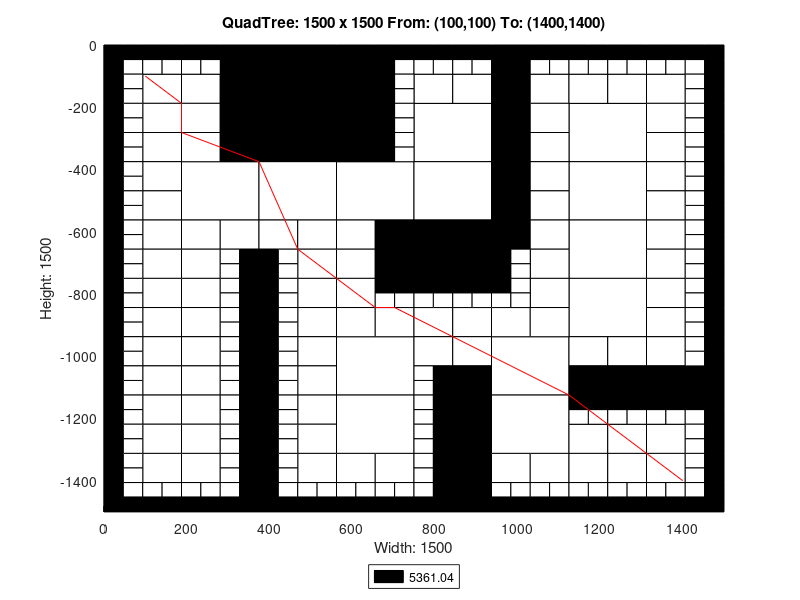

Here is the MATLAB script that generated this plot:
axis([0 1500 -1500 0]);
title('QuadTree: 1500 x 1500 From: (100,100) To: (1400,1400)');
xlabel('Width: 1500');
ylabel('Height: 1500');
rectangle('Position',[375 -187.5 187.5 187.5], 'FaceColor',[0 0 0]);
rectangle('Position',[375 -375 187.5 187.5], 'FaceColor',[0 0 0]);
rectangle('Position',[187.5 -562.5 187.5 187.5], 'FaceColor',[1 1 1]);
rectangle('Position',[375 -562.5 187.5 187.5], 'FaceColor',[1 1 1]);
rectangle('Position',[562.5 -562.5 187.5 187.5], 'FaceColor',[1 1 1]);
rectangle('Position',[750 -375 187.5 187.5], 'FaceColor',[1 1 1]);
rectangle('Position',[1125 -375 187.5 187.5], 'FaceColor',[1 1 1]);
rectangle('Position',[750 -562.5 187.5 187.5], 'FaceColor',[1 1 1]);
rectangle('Position',[750 -750 187.5 187.5], 'FaceColor',[0 0 0]);
rectangle('Position',[1125 -562.5 187.5 187.5], 'FaceColor',[1 1 1]);
rectangle('Position',[1125 -750 187.5 187.5], 'FaceColor',[1 1 1]);
rectangle('Position',[562.5 -1125 187.5 187.5], 'FaceColor',[1 1 1]);
rectangle('Position',[562.5 -1312.5 187.5 187.5], 'FaceColor',[1 1 1]);
rectangle('Position',[937.5 -1125 187.5 187.5], 'FaceColor',[1 1 1]);
rectangle('Position',[1125 -937.5 187.5 187.5], 'FaceColor',[1 1 1]);
rectangle('Position',[937.5 -1312.5 187.5 187.5], 'FaceColor',[1 1 1]);
rectangle('Position',[93.75 -187.5 93.75 93.75], 'FaceColor',[1 1 1]);
rectangle('Position',[281.25 -93.75 93.75 93.75], 'FaceColor',[0 0 0]);
rectangle('Position',[187.5 -187.5 93.75 93.75], 'FaceColor',[1 1 1]);
rectangle('Position',[281.25 -187.5 93.75 93.75], 'FaceColor',[0 0 0]);
rectangle('Position',[93.75 -281.25 93.75 93.75], 'FaceColor',[1 1 1]);
rectangle('Position',[93.75 -375 93.75 93.75], 'FaceColor',[1 1 1]);
rectangle('Position',[187.5 -281.25 93.75 93.75], 'FaceColor',[1 1 1]);
rectangle('Position',[281.25 -281.25 93.75 93.75], 'FaceColor',[0 0 0]);
rectangle('Position',[187.5 -375 93.75 93.75], 'FaceColor',[1 1 1]);
rectangle('Position',[281.25 -375 93.75 93.75], 'FaceColor',[0 0 0]);
rectangle('Position',[562.5 -93.75 93.75 93.75], 'FaceColor',[0 0 0]);
rectangle('Position',[562.5 -187.5 93.75 93.75], 'FaceColor',[0 0 0]);
rectangle('Position',[562.5 -281.25 93.75 93.75], 'FaceColor',[0 0 0]);
rectangle('Position',[562.5 -375 93.75 93.75], 'FaceColor',[0 0 0]);
rectangle('Position',[93.75 -468.75 93.75 93.75], 'FaceColor',[1 1 1]);
rectangle('Position',[93.75 -562.5 93.75 93.75], 'FaceColor',[1 1 1]);
rectangle('Position',[93.75 -656.25 93.75 93.75], 'FaceColor',[1 1 1]);
rectangle('Position',[93.75 -750 93.75 93.75], 'FaceColor',[1 1 1]);
rectangle('Position',[187.5 -656.25 93.75 93.75], 'FaceColor',[1 1 1]);
rectangle('Position',[281.25 -656.25 93.75 93.75], 'FaceColor',[1 1 1]);
rectangle('Position',[187.5 -750 93.75 93.75], 'FaceColor',[1 1 1]);
rectangle('Position',[375 -656.25 93.75 93.75], 'FaceColor',[1 1 1]);
rectangle('Position',[468.75 -656.25 93.75 93.75], 'FaceColor',[1 1 1]);
rectangle('Position',[468.75 -750 93.75 93.75], 'FaceColor',[1 1 1]);
rectangle('Position',[562.5 -656.25 93.75 93.75], 'FaceColor',[1 1 1]);
rectangle('Position',[656.25 -656.25 93.75 93.75], 'FaceColor',[0 0 0]);
rectangle('Position',[562.5 -750 93.75 93.75], 'FaceColor',[1 1 1]);
rectangle('Position',[656.25 -750 93.75 93.75], 'FaceColor',[0 0 0]);
rectangle('Position',[750 -187.5 93.75 93.75], 'FaceColor',[1 1 1]);
rectangle('Position',[843.75 -187.5 93.75 93.75], 'FaceColor',[1 1 1]);
rectangle('Position',[937.5 -93.75 93.75 93.75], 'FaceColor',[0 0 0]);
rectangle('Position',[937.5 -187.5 93.75 93.75], 'FaceColor',[0 0 0]);
rectangle('Position',[1031.25 -187.5 93.75 93.75], 'FaceColor',[1 1 1]);
rectangle('Position',[937.5 -281.25 93.75 93.75], 'FaceColor',[0 0 0]);
rectangle('Position',[1031.25 -281.25 93.75 93.75], 'FaceColor',[1 1 1]);
rectangle('Position',[937.5 -375 93.75 93.75], 'FaceColor',[0 0 0]);
rectangle('Position',[1031.25 -375 93.75 93.75], 'FaceColor',[1 1 1]);
rectangle('Position',[1125 -187.5 93.75 93.75], 'FaceColor',[1 1 1]);
rectangle('Position',[1218.75 -187.5 93.75 93.75], 'FaceColor',[1 1 1]);
rectangle('Position',[1312.5 -187.5 93.75 93.75], 'FaceColor',[1 1 1]);
rectangle('Position',[1312.5 -281.25 93.75 93.75], 'FaceColor',[1 1 1]);
rectangle('Position',[1312.5 -375 93.75 93.75], 'FaceColor',[1 1 1]);
rectangle('Position',[937.5 -468.75 93.75 93.75], 'FaceColor',[0 0 0]);
rectangle('Position',[1031.25 -468.75 93.75 93.75], 'FaceColor',[1 1 1]);
rectangle('Position',[937.5 -562.5 93.75 93.75], 'FaceColor',[0 0 0]);
rectangle('Position',[1031.25 -562.5 93.75 93.75], 'FaceColor',[1 1 1]);
rectangle('Position',[937.5 -656.25 93.75 93.75], 'FaceColor',[0 0 0]);
rectangle('Position',[1031.25 -656.25 93.75 93.75], 'FaceColor',[1 1 1]);
rectangle('Position',[1031.25 -750 93.75 93.75], 'FaceColor',[1 1 1]);
rectangle('Position',[1312.5 -468.75 93.75 93.75], 'FaceColor',[1 1 1]);
rectangle('Position',[1312.5 -562.5 93.75 93.75], 'FaceColor',[1 1 1]);
rectangle('Position',[1312.5 -656.25 93.75 93.75], 'FaceColor',[1 1 1]);
rectangle('Position',[1312.5 -750 93.75 93.75], 'FaceColor',[1 1 1]);
rectangle('Position',[93.75 -843.75 93.75 93.75], 'FaceColor',[1 1 1]);
rectangle('Position',[93.75 -937.5 93.75 93.75], 'FaceColor',[1 1 1]);
rectangle('Position',[187.5 -843.75 93.75 93.75], 'FaceColor',[1 1 1]);
rectangle('Position',[187.5 -937.5 93.75 93.75], 'FaceColor',[1 1 1]);
rectangle('Position',[93.75 -1031.25 93.75 93.75], 'FaceColor',[1 1 1]);
rectangle('Position',[93.75 -1125 93.75 93.75], 'FaceColor',[1 1 1]);
rectangle('Position',[187.5 -1031.25 93.75 93.75], 'FaceColor',[1 1 1]);
rectangle('Position',[187.5 -1125 93.75 93.75], 'FaceColor',[1 1 1]);
rectangle('Position',[468.75 -843.75 93.75 93.75], 'FaceColor',[1 1 1]);
rectangle('Position',[468.75 -937.5 93.75 93.75], 'FaceColor',[1 1 1]);
rectangle('Position',[562.5 -843.75 93.75 93.75], 'FaceColor',[1 1 1]);
rectangle('Position',[562.5 -937.5 93.75 93.75], 'FaceColor',[1 1 1]);
rectangle('Position',[656.25 -937.5 93.75 93.75], 'FaceColor',[1 1 1]);
rectangle('Position',[468.75 -1031.25 93.75 93.75], 'FaceColor',[1 1 1]);
rectangle('Position',[468.75 -1125 93.75 93.75], 'FaceColor',[1 1 1]);
rectangle('Position',[93.75 -1218.75 93.75 93.75], 'FaceColor',[1 1 1]);
rectangle('Position',[93.75 -1312.5 93.75 93.75], 'FaceColor',[1 1 1]);
rectangle('Position',[187.5 -1218.75 93.75 93.75], 'FaceColor',[1 1 1]);
rectangle('Position',[187.5 -1312.5 93.75 93.75], 'FaceColor',[1 1 1]);
rectangle('Position',[93.75 -1406.25 93.75 93.75], 'FaceColor',[1 1 1]);
rectangle('Position',[187.5 -1406.25 93.75 93.75], 'FaceColor',[1 1 1]);
rectangle('Position',[468.75 -1218.75 93.75 93.75], 'FaceColor',[1 1 1]);
rectangle('Position',[468.75 -1312.5 93.75 93.75], 'FaceColor',[1 1 1]);
rectangle('Position',[468.75 -1406.25 93.75 93.75], 'FaceColor',[1 1 1]);
rectangle('Position',[562.5 -1406.25 93.75 93.75], 'FaceColor',[1 1 1]);
rectangle('Position',[656.25 -1406.25 93.75 93.75], 'FaceColor',[1 1 1]);
rectangle('Position',[750 -937.5 93.75 93.75], 'FaceColor',[1 1 1]);
rectangle('Position',[843.75 -937.5 93.75 93.75], 'FaceColor',[1 1 1]);
rectangle('Position',[1031.25 -843.75 93.75 93.75], 'FaceColor',[1 1 1]);
rectangle('Position',[937.5 -937.5 93.75 93.75], 'FaceColor',[1 1 1]);
rectangle('Position',[1031.25 -937.5 93.75 93.75], 'FaceColor',[1 1 1]);
rectangle('Position',[750 -1031.25 93.75 93.75], 'FaceColor',[1 1 1]);
rectangle('Position',[843.75 -1031.25 93.75 93.75], 'FaceColor',[1 1 1]);
rectangle('Position',[843.75 -1125 93.75 93.75], 'FaceColor',[0 0 0]);
rectangle('Position',[1312.5 -843.75 93.75 93.75], 'FaceColor',[1 1 1]);
rectangle('Position',[1312.5 -937.5 93.75 93.75], 'FaceColor',[1 1 1]);
rectangle('Position',[1125 -1031.25 93.75 93.75], 'FaceColor',[1 1 1]);
rectangle('Position',[1218.75 -1031.25 93.75 93.75], 'FaceColor',[1 1 1]);
rectangle('Position',[1125 -1125 93.75 93.75], 'FaceColor',[0 0 0]);
rectangle('Position',[1218.75 -1125 93.75 93.75], 'FaceColor',[0 0 0]);
rectangle('Position',[1312.5 -1031.25 93.75 93.75], 'FaceColor',[1 1 1]);
rectangle('Position',[1312.5 -1125 93.75 93.75], 'FaceColor',[0 0 0]);
rectangle('Position',[1406.25 -1125 93.75 93.75], 'FaceColor',[0 0 0]);
rectangle('Position',[843.75 -1218.75 93.75 93.75], 'FaceColor',[0 0 0]);
rectangle('Position',[843.75 -1312.5 93.75 93.75], 'FaceColor',[0 0 0]);
rectangle('Position',[843.75 -1406.25 93.75 93.75], 'FaceColor',[0 0 0]);
rectangle('Position',[843.75 -1500 93.75 93.75], 'FaceColor',[0 0 0]);
rectangle('Position',[937.5 -1406.25 93.75 93.75], 'FaceColor',[1 1 1]);
rectangle('Position',[1031.25 -1406.25 93.75 93.75], 'FaceColor',[1 1 1]);
rectangle('Position',[1125 -1312.5 93.75 93.75], 'FaceColor',[1 1 1]);
rectangle('Position',[1218.75 -1312.5 93.75 93.75], 'FaceColor',[1 1 1]);
rectangle('Position',[1312.5 -1312.5 93.75 93.75], 'FaceColor',[1 1 1]);
rectangle('Position',[1125 -1406.25 93.75 93.75], 'FaceColor',[1 1 1]);
rectangle('Position',[1218.75 -1406.25 93.75 93.75], 'FaceColor',[1 1 1]);
rectangle('Position',[1312.5 -1406.25 93.75 93.75], 'FaceColor',[1 1 1]);
rectangle('Position',[0 -46.875 46.875 46.875], 'FaceColor',[0 0 0]);
rectangle('Position',[46.875 -46.875 46.875 46.875], 'FaceColor',[0 0 0]);
rectangle('Position',[0 -93.75 46.875 46.875], 'FaceColor',[0 0 0]);
rectangle('Position',[46.875 -93.75 46.875 46.875], 'FaceColor',[1 1 1]);
rectangle('Position',[93.75 -46.875 46.875 46.875], 'FaceColor',[0 0 0]);
rectangle('Position',[140.625 -46.875 46.875 46.875], 'FaceColor',[0 0 0]);
rectangle('Position',[93.75 -93.75 46.875 46.875], 'FaceColor',[1 1 1]);
rectangle('Position',[140.625 -93.75 46.875 46.875], 'FaceColor',[1 1 1]);
rectangle('Position',[0 -140.625 46.875 46.875], 'FaceColor',[0 0 0]);
rectangle('Position',[46.875 -140.625 46.875 46.875], 'FaceColor',[1 1 1]);
rectangle('Position',[0 -187.5 46.875 46.875], 'FaceColor',[0 0 0]);
rectangle('Position',[46.875 -187.5 46.875 46.875], 'FaceColor',[1 1 1]);
rectangle('Position',[187.5 -46.875 46.875 46.875], 'FaceColor',[0 0 0]);
rectangle('Position',[234.375 -46.875 46.875 46.875], 'FaceColor',[0 0 0]);
rectangle('Position',[187.5 -93.75 46.875 46.875], 'FaceColor',[1 1 1]);
rectangle('Position',[234.375 -93.75 46.875 46.875], 'FaceColor',[1 1 1]);
rectangle('Position',[0 -234.375 46.875 46.875], 'FaceColor',[0 0 0]);
rectangle('Position',[46.875 -234.375 46.875 46.875], 'FaceColor',[1 1 1]);
rectangle('Position',[0 -281.25 46.875 46.875], 'FaceColor',[0 0 0]);
rectangle('Position',[46.875 -281.25 46.875 46.875], 'FaceColor',[1 1 1]);
rectangle('Position',[0 -328.125 46.875 46.875], 'FaceColor',[0 0 0]);
rectangle('Position',[46.875 -328.125 46.875 46.875], 'FaceColor',[1 1 1]);
rectangle('Position',[0 -375 46.875 46.875], 'FaceColor',[0 0 0]);
rectangle('Position',[46.875 -375 46.875 46.875], 'FaceColor',[1 1 1]);
rectangle('Position',[656.25 -46.875 46.875 46.875], 'FaceColor',[0 0 0]);
rectangle('Position',[703.125 -46.875 46.875 46.875], 'FaceColor',[0 0 0]);
rectangle('Position',[656.25 -93.75 46.875 46.875], 'FaceColor',[0 0 0]);
rectangle('Position',[703.125 -93.75 46.875 46.875], 'FaceColor',[1 1 1]);
rectangle('Position',[656.25 -140.625 46.875 46.875], 'FaceColor',[0 0 0]);
rectangle('Position',[703.125 -140.625 46.875 46.875], 'FaceColor',[1 1 1]);
rectangle('Position',[656.25 -187.5 46.875 46.875], 'FaceColor',[0 0 0]);
rectangle('Position',[703.125 -187.5 46.875 46.875], 'FaceColor',[1 1 1]);
rectangle('Position',[656.25 -234.375 46.875 46.875], 'FaceColor',[0 0 0]);
rectangle('Position',[703.125 -234.375 46.875 46.875], 'FaceColor',[1 1 1]);
rectangle('Position',[656.25 -281.25 46.875 46.875], 'FaceColor',[0 0 0]);
rectangle('Position',[703.125 -281.25 46.875 46.875], 'FaceColor',[1 1 1]);
rectangle('Position',[656.25 -328.125 46.875 46.875], 'FaceColor',[0 0 0]);
rectangle('Position',[703.125 -328.125 46.875 46.875], 'FaceColor',[1 1 1]);
rectangle('Position',[656.25 -375 46.875 46.875], 'FaceColor',[0 0 0]);
rectangle('Position',[703.125 -375 46.875 46.875], 'FaceColor',[1 1 1]);
rectangle('Position',[0 -421.875 46.875 46.875], 'FaceColor',[0 0 0]);
rectangle('Position',[46.875 -421.875 46.875 46.875], 'FaceColor',[1 1 1]);
rectangle('Position',[0 -468.75 46.875 46.875], 'FaceColor',[0 0 0]);
rectangle('Position',[46.875 -468.75 46.875 46.875], 'FaceColor',[1 1 1]);
rectangle('Position',[0 -515.625 46.875 46.875], 'FaceColor',[0 0 0]);
rectangle('Position',[46.875 -515.625 46.875 46.875], 'FaceColor',[1 1 1]);
rectangle('Position',[0 -562.5 46.875 46.875], 'FaceColor',[0 0 0]);
rectangle('Position',[46.875 -562.5 46.875 46.875], 'FaceColor',[1 1 1]);
rectangle('Position',[0 -609.375 46.875 46.875], 'FaceColor',[0 0 0]);
rectangle('Position',[46.875 -609.375 46.875 46.875], 'FaceColor',[1 1 1]);
rectangle('Position',[0 -656.25 46.875 46.875], 'FaceColor',[0 0 0]);
rectangle('Position',[46.875 -656.25 46.875 46.875], 'FaceColor',[1 1 1]);
rectangle('Position',[0 -703.125 46.875 46.875], 'FaceColor',[0 0 0]);
rectangle('Position',[46.875 -703.125 46.875 46.875], 'FaceColor',[1 1 1]);
rectangle('Position',[0 -750 46.875 46.875], 'FaceColor',[0 0 0]);
rectangle('Position',[46.875 -750 46.875 46.875], 'FaceColor',[1 1 1]);
rectangle('Position',[281.25 -703.125 46.875 46.875], 'FaceColor',[1 1 1]);
rectangle('Position',[328.125 -703.125 46.875 46.875], 'FaceColor',[0 0 0]);
rectangle('Position',[281.25 -750 46.875 46.875], 'FaceColor',[1 1 1]);
rectangle('Position',[328.125 -750 46.875 46.875], 'FaceColor',[0 0 0]);
rectangle('Position',[375 -703.125 46.875 46.875], 'FaceColor',[0 0 0]);
rectangle('Position',[421.875 -703.125 46.875 46.875], 'FaceColor',[1 1 1]);
rectangle('Position',[375 -750 46.875 46.875], 'FaceColor',[0 0 0]);
rectangle('Position',[421.875 -750 46.875 46.875], 'FaceColor',[1 1 1]);
rectangle('Position',[750 -46.875 46.875 46.875], 'FaceColor',[0 0 0]);
rectangle('Position',[796.875 -46.875 46.875 46.875], 'FaceColor',[0 0 0]);
rectangle('Position',[750 -93.75 46.875 46.875], 'FaceColor',[1 1 1]);
rectangle('Position',[796.875 -93.75 46.875 46.875], 'FaceColor',[1 1 1]);
rectangle('Position',[843.75 -46.875 46.875 46.875], 'FaceColor',[0 0 0]);
rectangle('Position',[890.625 -46.875 46.875 46.875], 'FaceColor',[0 0 0]);
rectangle('Position',[843.75 -93.75 46.875 46.875], 'FaceColor',[1 1 1]);
rectangle('Position',[890.625 -93.75 46.875 46.875], 'FaceColor',[1 1 1]);
rectangle('Position',[1031.25 -46.875 46.875 46.875], 'FaceColor',[0 0 0]);
rectangle('Position',[1078.12 -46.875 46.875 46.875], 'FaceColor',[0 0 0]);
rectangle('Position',[1031.25 -93.75 46.875 46.875], 'FaceColor',[1 1 1]);
rectangle('Position',[1078.12 -93.75 46.875 46.875], 'FaceColor',[1 1 1]);
rectangle('Position',[1125 -46.875 46.875 46.875], 'FaceColor',[0 0 0]);
rectangle('Position',[1171.88 -46.875 46.875 46.875], 'FaceColor',[0 0 0]);
rectangle('Position',[1125 -93.75 46.875 46.875], 'FaceColor',[1 1 1]);
rectangle('Position',[1171.88 -93.75 46.875 46.875], 'FaceColor',[1 1 1]);
rectangle('Position',[1218.75 -46.875 46.875 46.875], 'FaceColor',[0 0 0]);
rectangle('Position',[1265.62 -46.875 46.875 46.875], 'FaceColor',[0 0 0]);
rectangle('Position',[1218.75 -93.75 46.875 46.875], 'FaceColor',[1 1 1]);
rectangle('Position',[1265.62 -93.75 46.875 46.875], 'FaceColor',[1 1 1]);
rectangle('Position',[1312.5 -46.875 46.875 46.875], 'FaceColor',[0 0 0]);
rectangle('Position',[1359.38 -46.875 46.875 46.875], 'FaceColor',[0 0 0]);
rectangle('Position',[1312.5 -93.75 46.875 46.875], 'FaceColor',[1 1 1]);
rectangle('Position',[1359.38 -93.75 46.875 46.875], 'FaceColor',[1 1 1]);
rectangle('Position',[1406.25 -46.875 46.875 46.875], 'FaceColor',[0 0 0]);
rectangle('Position',[1453.12 -46.875 46.875 46.875], 'FaceColor',[0 0 0]);
rectangle('Position',[1406.25 -93.75 46.875 46.875], 'FaceColor',[1 1 1]);
rectangle('Position',[1453.12 -93.75 46.875 46.875], 'FaceColor',[0 0 0]);
rectangle('Position',[1406.25 -140.625 46.875 46.875], 'FaceColor',[1 1 1]);
rectangle('Position',[1453.12 -140.625 46.875 46.875], 'FaceColor',[0 0 0]);
rectangle('Position',[1406.25 -187.5 46.875 46.875], 'FaceColor',[1 1 1]);
rectangle('Position',[1453.12 -187.5 46.875 46.875], 'FaceColor',[0 0 0]);
rectangle('Position',[1406.25 -234.375 46.875 46.875], 'FaceColor',[1 1 1]);
rectangle('Position',[1453.12 -234.375 46.875 46.875], 'FaceColor',[0 0 0]);
rectangle('Position',[1406.25 -281.25 46.875 46.875], 'FaceColor',[1 1 1]);
rectangle('Position',[1453.12 -281.25 46.875 46.875], 'FaceColor',[0 0 0]);
rectangle('Position',[1406.25 -328.125 46.875 46.875], 'FaceColor',[1 1 1]);
rectangle('Position',[1453.12 -328.125 46.875 46.875], 'FaceColor',[0 0 0]);
rectangle('Position',[1406.25 -375 46.875 46.875], 'FaceColor',[1 1 1]);
rectangle('Position',[1453.12 -375 46.875 46.875], 'FaceColor',[0 0 0]);
rectangle('Position',[937.5 -703.125 46.875 46.875], 'FaceColor',[0 0 0]);
rectangle('Position',[984.375 -703.125 46.875 46.875], 'FaceColor',[1 1 1]);
rectangle('Position',[937.5 -750 46.875 46.875], 'FaceColor',[0 0 0]);
rectangle('Position',[984.375 -750 46.875 46.875], 'FaceColor',[1 1 1]);
rectangle('Position',[1406.25 -421.875 46.875 46.875], 'FaceColor',[1 1 1]);
rectangle('Position',[1453.12 -421.875 46.875 46.875], 'FaceColor',[0 0 0]);
rectangle('Position',[1406.25 -468.75 46.875 46.875], 'FaceColor',[1 1 1]);
rectangle('Position',[1453.12 -468.75 46.875 46.875], 'FaceColor',[0 0 0]);
rectangle('Position',[1406.25 -515.625 46.875 46.875], 'FaceColor',[1 1 1]);
rectangle('Position',[1453.12 -515.625 46.875 46.875], 'FaceColor',[0 0 0]);
rectangle('Position',[1406.25 -562.5 46.875 46.875], 'FaceColor',[1 1 1]);
rectangle('Position',[1453.12 -562.5 46.875 46.875], 'FaceColor',[0 0 0]);
rectangle('Position',[1406.25 -609.375 46.875 46.875], 'FaceColor',[1 1 1]);
rectangle('Position',[1453.12 -609.375 46.875 46.875], 'FaceColor',[0 0 0]);
rectangle('Position',[1406.25 -656.25 46.875 46.875], 'FaceColor',[1 1 1]);
rectangle('Position',[1453.12 -656.25 46.875 46.875], 'FaceColor',[0 0 0]);
rectangle('Position',[1406.25 -703.125 46.875 46.875], 'FaceColor',[1 1 1]);
rectangle('Position',[1453.12 -703.125 46.875 46.875], 'FaceColor',[0 0 0]);
rectangle('Position',[1406.25 -750 46.875 46.875], 'FaceColor',[1 1 1]);
rectangle('Position',[1453.12 -750 46.875 46.875], 'FaceColor',[0 0 0]);
rectangle('Position',[0 -796.875 46.875 46.875], 'FaceColor',[0 0 0]);
rectangle('Position',[46.875 -796.875 46.875 46.875], 'FaceColor',[1 1 1]);
rectangle('Position',[0 -843.75 46.875 46.875], 'FaceColor',[0 0 0]);
rectangle('Position',[46.875 -843.75 46.875 46.875], 'FaceColor',[1 1 1]);
rectangle('Position',[0 -890.625 46.875 46.875], 'FaceColor',[0 0 0]);
rectangle('Position',[46.875 -890.625 46.875 46.875], 'FaceColor',[1 1 1]);
rectangle('Position',[0 -937.5 46.875 46.875], 'FaceColor',[0 0 0]);
rectangle('Position',[46.875 -937.5 46.875 46.875], 'FaceColor',[1 1 1]);
rectangle('Position',[281.25 -796.875 46.875 46.875], 'FaceColor',[1 1 1]);
rectangle('Position',[328.125 -796.875 46.875 46.875], 'FaceColor',[0 0 0]);
rectangle('Position',[281.25 -843.75 46.875 46.875], 'FaceColor',[1 1 1]);
rectangle('Position',[328.125 -843.75 46.875 46.875], 'FaceColor',[0 0 0]);
rectangle('Position',[281.25 -890.625 46.875 46.875], 'FaceColor',[1 1 1]);
rectangle('Position',[328.125 -890.625 46.875 46.875], 'FaceColor',[0 0 0]);
rectangle('Position',[281.25 -937.5 46.875 46.875], 'FaceColor',[1 1 1]);
rectangle('Position',[328.125 -937.5 46.875 46.875], 'FaceColor',[0 0 0]);
rectangle('Position',[0 -984.375 46.875 46.875], 'FaceColor',[0 0 0]);
rectangle('Position',[46.875 -984.375 46.875 46.875], 'FaceColor',[1 1 1]);
rectangle('Position',[0 -1031.25 46.875 46.875], 'FaceColor',[0 0 0]);
rectangle('Position',[46.875 -1031.25 46.875 46.875], 'FaceColor',[1 1 1]);
rectangle('Position',[0 -1078.12 46.875 46.875], 'FaceColor',[0 0 0]);
rectangle('Position',[46.875 -1078.12 46.875 46.875], 'FaceColor',[1 1 1]);
rectangle('Position',[0 -1125 46.875 46.875], 'FaceColor',[0 0 0]);
rectangle('Position',[46.875 -1125 46.875 46.875], 'FaceColor',[1 1 1]);
rectangle('Position',[281.25 -984.375 46.875 46.875], 'FaceColor',[1 1 1]);
rectangle('Position',[328.125 -984.375 46.875 46.875], 'FaceColor',[0 0 0]);
rectangle('Position',[281.25 -1031.25 46.875 46.875], 'FaceColor',[1 1 1]);
rectangle('Position',[328.125 -1031.25 46.875 46.875], 'FaceColor',[0 0 0]);
rectangle('Position',[281.25 -1078.12 46.875 46.875], 'FaceColor',[1 1 1]);
rectangle('Position',[328.125 -1078.12 46.875 46.875], 'FaceColor',[0 0 0]);
rectangle('Position',[281.25 -1125 46.875 46.875], 'FaceColor',[1 1 1]);
rectangle('Position',[328.125 -1125 46.875 46.875], 'FaceColor',[0 0 0]);
rectangle('Position',[375 -796.875 46.875 46.875], 'FaceColor',[0 0 0]);
rectangle('Position',[421.875 -796.875 46.875 46.875], 'FaceColor',[1 1 1]);
rectangle('Position',[375 -843.75 46.875 46.875], 'FaceColor',[0 0 0]);
rectangle('Position',[421.875 -843.75 46.875 46.875], 'FaceColor',[1 1 1]);
rectangle('Position',[375 -890.625 46.875 46.875], 'FaceColor',[0 0 0]);
rectangle('Position',[421.875 -890.625 46.875 46.875], 'FaceColor',[1 1 1]);
rectangle('Position',[375 -937.5 46.875 46.875], 'FaceColor',[0 0 0]);
rectangle('Position',[421.875 -937.5 46.875 46.875], 'FaceColor',[1 1 1]);
rectangle('Position',[656.25 -796.875 46.875 46.875], 'FaceColor',[0 0 0]);
rectangle('Position',[703.125 -796.875 46.875 46.875], 'FaceColor',[0 0 0]);
rectangle('Position',[656.25 -843.75 46.875 46.875], 'FaceColor',[1 1 1]);
rectangle('Position',[703.125 -843.75 46.875 46.875], 'FaceColor',[1 1 1]);
rectangle('Position',[375 -984.375 46.875 46.875], 'FaceColor',[0 0 0]);
rectangle('Position',[421.875 -984.375 46.875 46.875], 'FaceColor',[1 1 1]);
rectangle('Position',[375 -1031.25 46.875 46.875], 'FaceColor',[0 0 0]);
rectangle('Position',[421.875 -1031.25 46.875 46.875], 'FaceColor',[1 1 1]);
rectangle('Position',[375 -1078.12 46.875 46.875], 'FaceColor',[0 0 0]);
rectangle('Position',[421.875 -1078.12 46.875 46.875], 'FaceColor',[1 1 1]);
rectangle('Position',[375 -1125 46.875 46.875], 'FaceColor',[0 0 0]);
rectangle('Position',[421.875 -1125 46.875 46.875], 'FaceColor',[1 1 1]);
rectangle('Position',[0 -1171.88 46.875 46.875], 'FaceColor',[0 0 0]);
rectangle('Position',[46.875 -1171.88 46.875 46.875], 'FaceColor',[1 1 1]);
rectangle('Position',[0 -1218.75 46.875 46.875], 'FaceColor',[0 0 0]);
rectangle('Position',[46.875 -1218.75 46.875 46.875], 'FaceColor',[1 1 1]);
rectangle('Position',[0 -1265.62 46.875 46.875], 'FaceColor',[0 0 0]);
rectangle('Position',[46.875 -1265.62 46.875 46.875], 'FaceColor',[1 1 1]);
rectangle('Position',[0 -1312.5 46.875 46.875], 'FaceColor',[0 0 0]);
rectangle('Position',[46.875 -1312.5 46.875 46.875], 'FaceColor',[1 1 1]);
rectangle('Position',[281.25 -1171.88 46.875 46.875], 'FaceColor',[1 1 1]);
rectangle('Position',[328.125 -1171.88 46.875 46.875], 'FaceColor',[0 0 0]);
rectangle('Position',[281.25 -1218.75 46.875 46.875], 'FaceColor',[1 1 1]);
rectangle('Position',[328.125 -1218.75 46.875 46.875], 'FaceColor',[0 0 0]);
rectangle('Position',[281.25 -1265.62 46.875 46.875], 'FaceColor',[1 1 1]);
rectangle('Position',[328.125 -1265.62 46.875 46.875], 'FaceColor',[0 0 0]);
rectangle('Position',[281.25 -1312.5 46.875 46.875], 'FaceColor',[1 1 1]);
rectangle('Position',[328.125 -1312.5 46.875 46.875], 'FaceColor',[0 0 0]);
rectangle('Position',[0 -1359.38 46.875 46.875], 'FaceColor',[0 0 0]);
rectangle('Position',[46.875 -1359.38 46.875 46.875], 'FaceColor',[1 1 1]);
rectangle('Position',[0 -1406.25 46.875 46.875], 'FaceColor',[0 0 0]);
rectangle('Position',[46.875 -1406.25 46.875 46.875], 'FaceColor',[1 1 1]);
rectangle('Position',[0 -1453.12 46.875 46.875], 'FaceColor',[0 0 0]);
rectangle('Position',[46.875 -1453.12 46.875 46.875], 'FaceColor',[1 1 1]);
rectangle('Position',[0 -1500 46.875 46.875], 'FaceColor',[0 0 0]);
rectangle('Position',[46.875 -1500 46.875 46.875], 'FaceColor',[0 0 0]);
rectangle('Position',[93.75 -1453.12 46.875 46.875], 'FaceColor',[1 1 1]);
rectangle('Position',[140.625 -1453.12 46.875 46.875], 'FaceColor',[1 1 1]);
rectangle('Position',[93.75 -1500 46.875 46.875], 'FaceColor',[0 0 0]);
rectangle('Position',[140.625 -1500 46.875 46.875], 'FaceColor',[0 0 0]);
rectangle('Position',[281.25 -1359.38 46.875 46.875], 'FaceColor',[1 1 1]);
rectangle('Position',[328.125 -1359.38 46.875 46.875], 'FaceColor',[0 0 0]);
rectangle('Position',[281.25 -1406.25 46.875 46.875], 'FaceColor',[1 1 1]);
rectangle('Position',[328.125 -1406.25 46.875 46.875], 'FaceColor',[0 0 0]);
rectangle('Position',[187.5 -1453.12 46.875 46.875], 'FaceColor',[1 1 1]);
rectangle('Position',[234.375 -1453.12 46.875 46.875], 'FaceColor',[1 1 1]);
rectangle('Position',[187.5 -1500 46.875 46.875], 'FaceColor',[0 0 0]);
rectangle('Position',[234.375 -1500 46.875 46.875], 'FaceColor',[0 0 0]);
rectangle('Position',[281.25 -1453.12 46.875 46.875], 'FaceColor',[1 1 1]);
rectangle('Position',[328.125 -1453.12 46.875 46.875], 'FaceColor',[0 0 0]);
rectangle('Position',[281.25 -1500 46.875 46.875], 'FaceColor',[0 0 0]);
rectangle('Position',[328.125 -1500 46.875 46.875], 'FaceColor',[0 0 0]);
rectangle('Position',[375 -1171.88 46.875 46.875], 'FaceColor',[0 0 0]);
rectangle('Position',[421.875 -1171.88 46.875 46.875], 'FaceColor',[1 1 1]);
rectangle('Position',[375 -1218.75 46.875 46.875], 'FaceColor',[0 0 0]);
rectangle('Position',[421.875 -1218.75 46.875 46.875], 'FaceColor',[1 1 1]);
rectangle('Position',[375 -1265.62 46.875 46.875], 'FaceColor',[0 0 0]);
rectangle('Position',[421.875 -1265.62 46.875 46.875], 'FaceColor',[1 1 1]);
rectangle('Position',[375 -1312.5 46.875 46.875], 'FaceColor',[0 0 0]);
rectangle('Position',[421.875 -1312.5 46.875 46.875], 'FaceColor',[1 1 1]);
rectangle('Position',[375 -1359.38 46.875 46.875], 'FaceColor',[0 0 0]);
rectangle('Position',[421.875 -1359.38 46.875 46.875], 'FaceColor',[1 1 1]);
rectangle('Position',[375 -1406.25 46.875 46.875], 'FaceColor',[0 0 0]);
rectangle('Position',[421.875 -1406.25 46.875 46.875], 'FaceColor',[1 1 1]);
rectangle('Position',[375 -1453.12 46.875 46.875], 'FaceColor',[0 0 0]);
rectangle('Position',[421.875 -1453.12 46.875 46.875], 'FaceColor',[1 1 1]);
rectangle('Position',[375 -1500 46.875 46.875], 'FaceColor',[0 0 0]);
rectangle('Position',[421.875 -1500 46.875 46.875], 'FaceColor',[0 0 0]);
rectangle('Position',[468.75 -1453.12 46.875 46.875], 'FaceColor',[1 1 1]);
rectangle('Position',[515.625 -1453.12 46.875 46.875], 'FaceColor',[1 1 1]);
rectangle('Position',[468.75 -1500 46.875 46.875], 'FaceColor',[0 0 0]);
rectangle('Position',[515.625 -1500 46.875 46.875], 'FaceColor',[0 0 0]);
rectangle('Position',[562.5 -1453.12 46.875 46.875], 'FaceColor',[1 1 1]);
rectangle('Position',[609.375 -1453.12 46.875 46.875], 'FaceColor',[1 1 1]);
rectangle('Position',[562.5 -1500 46.875 46.875], 'FaceColor',[0 0 0]);
rectangle('Position',[609.375 -1500 46.875 46.875], 'FaceColor',[0 0 0]);
rectangle('Position',[656.25 -1453.12 46.875 46.875], 'FaceColor',[1 1 1]);
rectangle('Position',[703.125 -1453.12 46.875 46.875], 'FaceColor',[1 1 1]);
rectangle('Position',[656.25 -1500 46.875 46.875], 'FaceColor',[0 0 0]);
rectangle('Position',[703.125 -1500 46.875 46.875], 'FaceColor',[0 0 0]);
rectangle('Position',[750 -796.875 46.875 46.875], 'FaceColor',[0 0 0]);
rectangle('Position',[796.875 -796.875 46.875 46.875], 'FaceColor',[0 0 0]);
rectangle('Position',[750 -843.75 46.875 46.875], 'FaceColor',[1 1 1]);
rectangle('Position',[796.875 -843.75 46.875 46.875], 'FaceColor',[1 1 1]);
rectangle('Position',[843.75 -796.875 46.875 46.875], 'FaceColor',[0 0 0]);
rectangle('Position',[890.625 -796.875 46.875 46.875], 'FaceColor',[0 0 0]);
rectangle('Position',[843.75 -843.75 46.875 46.875], 'FaceColor',[1 1 1]);
rectangle('Position',[890.625 -843.75 46.875 46.875], 'FaceColor',[1 1 1]);
rectangle('Position',[937.5 -796.875 46.875 46.875], 'FaceColor',[0 0 0]);
rectangle('Position',[984.375 -796.875 46.875 46.875], 'FaceColor',[1 1 1]);
rectangle('Position',[937.5 -843.75 46.875 46.875], 'FaceColor',[1 1 1]);
rectangle('Position',[984.375 -843.75 46.875 46.875], 'FaceColor',[1 1 1]);
rectangle('Position',[750 -1078.12 46.875 46.875], 'FaceColor',[1 1 1]);
rectangle('Position',[796.875 -1078.12 46.875 46.875], 'FaceColor',[0 0 0]);
rectangle('Position',[750 -1125 46.875 46.875], 'FaceColor',[1 1 1]);
rectangle('Position',[796.875 -1125 46.875 46.875], 'FaceColor',[0 0 0]);
rectangle('Position',[1406.25 -796.875 46.875 46.875], 'FaceColor',[1 1 1]);
rectangle('Position',[1453.12 -796.875 46.875 46.875], 'FaceColor',[0 0 0]);
rectangle('Position',[1406.25 -843.75 46.875 46.875], 'FaceColor',[1 1 1]);
rectangle('Position',[1453.12 -843.75 46.875 46.875], 'FaceColor',[0 0 0]);
rectangle('Position',[1406.25 -890.625 46.875 46.875], 'FaceColor',[1 1 1]);
rectangle('Position',[1453.12 -890.625 46.875 46.875], 'FaceColor',[0 0 0]);
rectangle('Position',[1406.25 -937.5 46.875 46.875], 'FaceColor',[1 1 1]);
rectangle('Position',[1453.12 -937.5 46.875 46.875], 'FaceColor',[0 0 0]);
rectangle('Position',[1406.25 -984.375 46.875 46.875], 'FaceColor',[1 1 1]);
rectangle('Position',[1453.12 -984.375 46.875 46.875], 'FaceColor',[0 0 0]);
rectangle('Position',[1406.25 -1031.25 46.875 46.875], 'FaceColor',[1 1 1]);
rectangle('Position',[1453.12 -1031.25 46.875 46.875], 'FaceColor',[0 0 0]);
rectangle('Position',[750 -1171.88 46.875 46.875], 'FaceColor',[1 1 1]);
rectangle('Position',[796.875 -1171.88 46.875 46.875], 'FaceColor',[0 0 0]);
rectangle('Position',[750 -1218.75 46.875 46.875], 'FaceColor',[1 1 1]);
rectangle('Position',[796.875 -1218.75 46.875 46.875], 'FaceColor',[0 0 0]);
rectangle('Position',[750 -1265.62 46.875 46.875], 'FaceColor',[1 1 1]);
rectangle('Position',[796.875 -1265.62 46.875 46.875], 'FaceColor',[0 0 0]);
rectangle('Position',[750 -1312.5 46.875 46.875], 'FaceColor',[1 1 1]);
rectangle('Position',[796.875 -1312.5 46.875 46.875], 'FaceColor',[0 0 0]);
rectangle('Position',[750 -1359.38 46.875 46.875], 'FaceColor',[1 1 1]);
rectangle('Position',[796.875 -1359.38 46.875 46.875], 'FaceColor',[0 0 0]);
rectangle('Position',[750 -1406.25 46.875 46.875], 'FaceColor',[1 1 1]);
rectangle('Position',[796.875 -1406.25 46.875 46.875], 'FaceColor',[0 0 0]);
rectangle('Position',[750 -1453.12 46.875 46.875], 'FaceColor',[1 1 1]);
rectangle('Position',[796.875 -1453.12 46.875 46.875], 'FaceColor',[0 0 0]);
rectangle('Position',[750 -1500 46.875 46.875], 'FaceColor',[0 0 0]);
rectangle('Position',[796.875 -1500 46.875 46.875], 'FaceColor',[0 0 0]);
rectangle('Position',[937.5 -1453.12 46.875 46.875], 'FaceColor',[1 1 1]);
rectangle('Position',[984.375 -1453.12 46.875 46.875], 'FaceColor',[1 1 1]);
rectangle('Position',[937.5 -1500 46.875 46.875], 'FaceColor',[0 0 0]);
rectangle('Position',[984.375 -1500 46.875 46.875], 'FaceColor',[0 0 0]);
rectangle('Position',[1031.25 -1453.12 46.875 46.875], 'FaceColor',[1 1 1]);
rectangle('Position',[1078.12 -1453.12 46.875 46.875], 'FaceColor',[1 1 1]);
rectangle('Position',[1031.25 -1500 46.875 46.875], 'FaceColor',[0 0 0]);
rectangle('Position',[1078.12 -1500 46.875 46.875], 'FaceColor',[0 0 0]);
rectangle('Position',[1125 -1171.88 46.875 46.875], 'FaceColor',[0 0 0]);
rectangle('Position',[1171.88 -1171.88 46.875 46.875], 'FaceColor',[0 0 0]);
rectangle('Position',[1125 -1218.75 46.875 46.875], 'FaceColor',[1 1 1]);
rectangle('Position',[1171.88 -1218.75 46.875 46.875], 'FaceColor',[1 1 1]);
rectangle('Position',[1218.75 -1171.88 46.875 46.875], 'FaceColor',[0 0 0]);
rectangle('Position',[1265.62 -1171.88 46.875 46.875], 'FaceColor',[0 0 0]);
rectangle('Position',[1218.75 -1218.75 46.875 46.875], 'FaceColor',[1 1 1]);
rectangle('Position',[1265.62 -1218.75 46.875 46.875], 'FaceColor',[1 1 1]);
rectangle('Position',[1312.5 -1171.88 46.875 46.875], 'FaceColor',[0 0 0]);
rectangle('Position',[1359.38 -1171.88 46.875 46.875], 'FaceColor',[0 0 0]);
rectangle('Position',[1312.5 -1218.75 46.875 46.875], 'FaceColor',[1 1 1]);
rectangle('Position',[1359.38 -1218.75 46.875 46.875], 'FaceColor',[1 1 1]);
rectangle('Position',[1406.25 -1171.88 46.875 46.875], 'FaceColor',[0 0 0]);
rectangle('Position',[1453.12 -1171.88 46.875 46.875], 'FaceColor',[0 0 0]);
rectangle('Position',[1406.25 -1218.75 46.875 46.875], 'FaceColor',[1 1 1]);
rectangle('Position',[1453.12 -1218.75 46.875 46.875], 'FaceColor',[0 0 0]);
rectangle('Position',[1406.25 -1265.62 46.875 46.875], 'FaceColor',[1 1 1]);
rectangle('Position',[1453.12 -1265.62 46.875 46.875], 'FaceColor',[0 0 0]);
rectangle('Position',[1406.25 -1312.5 46.875 46.875], 'FaceColor',[1 1 1]);
rectangle('Position',[1453.12 -1312.5 46.875 46.875], 'FaceColor',[0 0 0]);
rectangle('Position',[1125 -1453.12 46.875 46.875], 'FaceColor',[1 1 1]);
rectangle('Position',[1171.88 -1453.12 46.875 46.875], 'FaceColor',[1 1 1]);
rectangle('Position',[1125 -1500 46.875 46.875], 'FaceColor',[0 0 0]);
rectangle('Position',[1171.88 -1500 46.875 46.875], 'FaceColor',[0 0 0]);
rectangle('Position',[1218.75 -1453.12 46.875 46.875], 'FaceColor',[1 1 1]);
rectangle('Position',[1265.62 -1453.12 46.875 46.875], 'FaceColor',[1 1 1]);
rectangle('Position',[1218.75 -1500 46.875 46.875], 'FaceColor',[0 0 0]);
rectangle('Position',[1265.62 -1500 46.875 46.875], 'FaceColor',[0 0 0]);
rectangle('Position',[1406.25 -1359.38 46.875 46.875], 'FaceColor',[1 1 1]);
rectangle('Position',[1453.12 -1359.38 46.875 46.875], 'FaceColor',[0 0 0]);
rectangle('Position',[1406.25 -1406.25 46.875 46.875], 'FaceColor',[1 1 1]);
rectangle('Position',[1453.12 -1406.25 46.875 46.875], 'FaceColor',[0 0 0]);
rectangle('Position',[1312.5 -1453.12 46.875 46.875], 'FaceColor',[1 1 1]);
rectangle('Position',[1359.38 -1453.12 46.875 46.875], 'FaceColor',[1 1 1]);
rectangle('Position',[1312.5 -1500 46.875 46.875], 'FaceColor',[0 0 0]);
rectangle('Position',[1359.38 -1500 46.875 46.875], 'FaceColor',[0 0 0]);
rectangle('Position',[1406.25 -1453.12 46.875 46.875], 'FaceColor',[1 1 1]);
rectangle('Position',[1453.12 -1453.12 46.875 46.875], 'FaceColor',[0 0 0]);
rectangle('Position',[1406.25 -1500 46.875 46.875], 'FaceColor',[0 0 0]);
rectangle('Position',[1453.12 -1500 46.875 46.875], 'FaceColor',[0 0 0]);
X=[1400,1400,1312.5,1171.88,1171.88,1125,1125,843.75,843.75,703.125,703.125,656.25,562.5,468.75,468.75,375,187.5,187.5,187.5,100];
Y=[-1400,-1400,-1312.5,-1171.88,-1171.88,-1125,-1125,-937.5,-937.5,-843.75,-843.75,-843.75,-750,-656.25,-656.25,-375,-281.25,-281.25,-187.5,-100];
hold on;
plot(X,Y,'r');
legend('5361.04','Location','southoutside');
